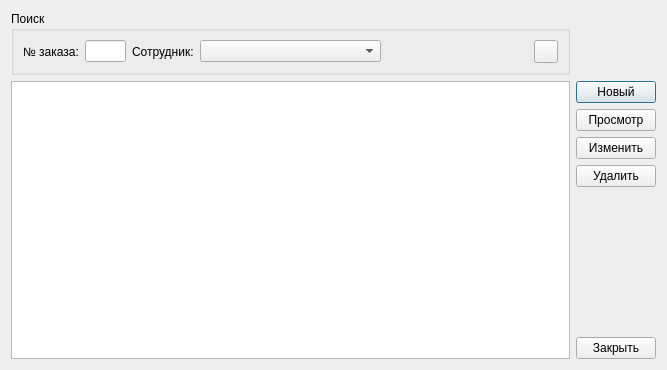
<?xml version="1.0" encoding="UTF-8"?>
<ui version="4.0">
 <class>JrnDiagReports</class>
 <widget class="QDialog" name="JrnDiagReports">
  <property name="geometry">
   <rect>
    <x>0</x>
    <y>0</y>
    <width>667</width>
    <height>370</height>
   </rect>
  </property>
  <property name="windowTitle">
   <string>Журнал отчётов диагностики</string>
  </property>
  <property name="windowIcon">
   <iconset resource="Icons.qrc">
    <normaloff>:/icons/icons/reports.png</normaloff>:/icons/icons/reports.png</iconset>
  </property>
  <layout class="QGridLayout" name="gridLayout">
   <item row="0" column="0">
    <widget class="QGroupBox" name="groupBox">
     <property name="title">
      <string>Поиск</string>
     </property>
     <layout class="QHBoxLayout" name="horizontalLayout">
      <item>
       <widget class="QLabel" name="label_2">
        <property name="text">
         <string>№ заказа:</string>
        </property>
       </widget>
      </item>
      <item>
       <widget class="QLineEdit" name="eSearchNumber">
        <property name="minimumSize">
         <size>
          <width>41</width>
          <height>0</height>
         </size>
        </property>
        <property name="maximumSize">
         <size>
          <width>81</width>
          <height>16777215</height>
         </size>
        </property>
       </widget>
      </item>
      <item>
       <widget class="QLabel" name="label">
        <property name="text">
         <string>Сотрудник:</string>
        </property>
       </widget>
      </item>
      <item>
       <widget class="QComboBox" name="cSearchEmployee">
        <property name="minimumSize">
         <size>
          <width>181</width>
          <height>0</height>
         </size>
        </property>
        <property name="maximumSize">
         <size>
          <width>231</width>
          <height>16777215</height>
         </size>
        </property>
       </widget>
      </item>
      <item>
       <spacer name="horizontalSpacer">
        <property name="orientation">
         <enum>Qt::Horizontal</enum>
        </property>
        <property name="sizeHint" stdset="0">
         <size>
          <width>222</width>
          <height>20</height>
         </size>
        </property>
       </spacer>
      </item>
      <item>
       <widget class="QToolButton" name="bClerar">
        <property name="text">
         <string/>
        </property>
        <property name="icon">
         <iconset resource="Icons.qrc">
          <normaloff>:/icons/icons/filter_clear.png</normaloff>:/icons/icons/filter_clear.png</iconset>
        </property>
       </widget>
      </item>
     </layout>
    </widget>
   </item>
   <item row="1" column="0">
    <widget class="QTableView" name="tview">
     <property name="selectionBehavior">
      <enum>QAbstractItemView::SelectRows</enum>
     </property>
     <property name="horizontalScrollMode">
      <enum>QAbstractItemView::ScrollPerPixel</enum>
     </property>
    </widget>
   </item>
   <item row="1" column="1">
    <layout class="QVBoxLayout" name="verticalLayout">
     <item>
      <widget class="QPushButton" name="bAdd">
       <property name="text">
        <string>Новый</string>
       </property>
       <property name="icon">
        <iconset>
         <normalon>:/icons/icons/report_add.png</normalon>
        </iconset>
       </property>
      </widget>
     </item>
     <item>
      <widget class="QPushButton" name="bView">
       <property name="text">
        <string>Просмотр</string>
       </property>
       <property name="icon">
        <iconset resource="Icons.qrc">
         <normaloff>:/icons/icons/report_magnify.png</normaloff>:/icons/icons/report_magnify.png</iconset>
       </property>
      </widget>
     </item>
     <item>
      <widget class="QPushButton" name="bEdit">
       <property name="text">
        <string>Изменить</string>
       </property>
       <property name="icon">
        <iconset resource="Icons.qrc">
         <normaloff>:/icons/icons/report_edit.png</normaloff>:/icons/icons/report_edit.png</iconset>
       </property>
      </widget>
     </item>
     <item>
      <widget class="QPushButton" name="bDelete">
       <property name="text">
        <string>Удалить</string>
       </property>
       <property name="icon">
        <iconset>
         <normalon>:/icons/icons/report_delete.png</normalon>
        </iconset>
       </property>
      </widget>
     </item>
     <item>
      <spacer name="verticalSpacer">
       <property name="orientation">
        <enum>Qt::Vertical</enum>
       </property>
       <property name="sizeHint" stdset="0">
        <size>
         <width>20</width>
         <height>40</height>
        </size>
       </property>
      </spacer>
     </item>
     <item>
      <widget class="QPushButton" name="bClose">
       <property name="text">
        <string>Закрыть</string>
       </property>
       <property name="icon">
        <iconset>
         <normalon>:/icons/icons/door_out.png</normalon>
        </iconset>
       </property>
      </widget>
     </item>
    </layout>
   </item>
  </layout>
 </widget>
 <resources>
  <include location="Icons.qrc"/>
 </resources>
 <connections/>
</ui>
